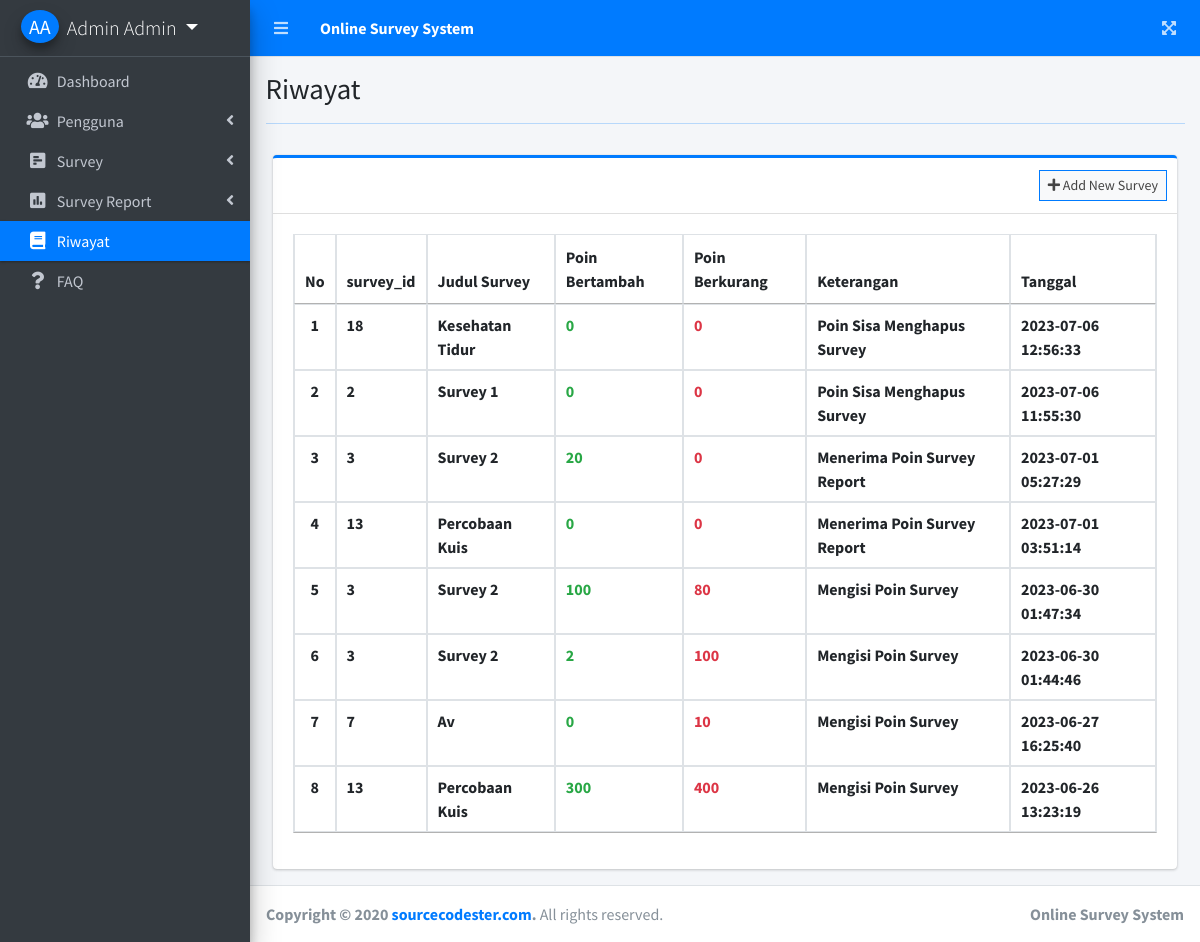
Screenshot of /survey.php?page=riwayat (signed in) with the database file from the repository.
### tables this page shows
CREATE TABLE `riwayat` (
  `id` int(30) NOT NULL,
  `user_id` int(30) NOT NULL,
  `survey_id` int(30) NOT NULL,
  `judul` varchar(200) NOT NULL,
  `poin_tambah` int(30) NOT NULL,
  `poin_kurang` int(30) NOT NULL,
  `keterangan` varchar(50) NOT NULL,
  `tanggal` timestamp NOT NULL DEFAULT current_timestamp()
);

### riwayat.php (the view, shortened to what this page needs)
<?php include 'db_connect.php' ?>
<div class="col-lg-12">
	<div class="card card-outline card-primary">
		<div class="card-header">
			<div class="card-tools">
				<a class="btn btn-block btn-sm btn-default btn-flat border-primary" href="./survey.php?page=new_survey"><i class="fa fa-plus"></i> Add New Survey</a>
			</div>
		</div>
		<div class="card-body">
			<table class="table tabe-hover table-bordered" style="width:100%" id="list">
				<thead>
					<tr>
						<th class="text-center">No</th>
						<th>survey_id</th>
						<th>Judul Survey</th>
						<th>Poin Bertambah</th>
						<th>Poin Berkurang</th>
                        <th>Keterangan</th>
						<th>Tanggal</th>
					</tr>
				</thead>
				<tbody>
					<?php
					$i = 1;
					$qry = $conn->query("SELECT * FROM riwayat where user_id = {$_SESSION['login_id']} order by tanggal desc");
					while ($row = $qry->fetch_assoc()):
						?>
						<tr>
							<th class="text-center"><?php echo $i++ ?></th>
							<td><b><?php echo $row['survey_id'] ?></b></td>
							<td><b><?php echo ucwords($row['judul']) ?></b></td>
							<td><b class="text-success"><?php echo $row['poin_tambah'] ?></b></td>
							<td><b class="text-danger"><?php echo $row['poin_kurang'] ?></b></td>
							<td><b><?php echo ucwords($row['keterangan']) ?></b></td>
							<td><b><?php echo date('Y-m-d H:i:s', strtotime($row['tanggal'])) ?></b></td>
					</tr>
				<?php endwhile; ?>
				</tbody>
			</table>
		</div>
	</div>
</div>

### survey.php (shortened to what this page needs)
<!DOCTYPE html>
<html lang="en">
<?php
	include 'header.php'
?>
<body class="hold-transition sidebar-mini layout-fixed layout-navbar-fixed layout-footer-fixed">
<div class="wrapper">
  <?php include 'topbar.php' ?>
  <?php include 'sidebar.php' ?>
  <div class="content-wrapper">
    <div class="content-header">
      <div class="container-fluid">
        <div class="row mb-2">
          <div class="col-sm-6">
            <h1 class="m-0"><?php echo $title ?></h1>
          </div>
        </div>
            <hr class="border-primary">
      </div>
    </div>
    <section class="content">
      <div class="container-fluid">
         <?php
          $page = isset($_GET['page']) ? $_GET['page'] : 'dashboard';
          include $page.'.php';
          ?>
      </div>
    </section>
  </div>
  <footer class="main-footer">
    <strong>Copyright &copy; 2020 <a href="https://www.sourcecodester.com/">sourcecodester.com</a>.</strong>
    All rights reserved.
    <div class="float-right d-none d-sm-inline-block">
      <b>Online Survey System</b>
    </div>
  </footer>
</div>
</body>
</html>

### header.php (shortened to what this page needs)
<head>
  <?php
  $page1 = isset($_GET['page']) ? $_GET['page'] : 'dashboard';
  if ($page1 == 'faq'){
    $title = 'FAQ';
  }else{
    $title = isset($_GET['page']) ? ucwords(str_replace("_", ' ', $_GET['page'])) : "dashboard";
  }
  ?>
  <link rel="stylesheet" href="assets/plugins/fontawesome-free/css/all.min.css">
  <link rel="stylesheet" href="assets/plugins/overlayScrollbars/css/OverlayScrollbars.min.css">
    <link rel="stylesheet"  href="https://cdnjs.cloudflare.com/ajax/libs/twitter-bootstrap/5.2.0/css/bootstrap.min.css"></link>
    <link rel="stylesheet" href="datatable/css/buttons.dataTables.min.css">
    <link rel="stylesheet" href="datatable/css/jquery.dataTables.min.css">
    <link rel="stylesheet" href="datatable/css/responsive.dataTables.min.css">
    <link rel="stylesheet" href="datatable/css/rowReorder.dataTables.min.css">
  <link rel="stylesheet" href="assets/plugins/select2/css/select2.min.css">
  <link rel="stylesheet" href="assets/plugins/select2-bootstrap4-theme/select2-bootstrap4.min.css">
  <link rel="stylesheet" href="assets/plugins/sweetalert2-theme-bootstrap-4/bootstrap-4.min.css">
  <link rel="stylesheet" href="assets/plugins/toastr/toastr.min.css">
  <link rel="stylesheet" href="assets/plugins/icheck-bootstrap/icheck-bootstrap.min.css">
  <link rel="stylesheet" href="assets/dist/css/adminlte.min.css">
  <link rel="stylesheet" href="assets/dist/css/styles.css">
  <link rel="stylesheet" href="assets/plugins/summernote/summernote-bs4.min.css">
</head>

### topbar.php
<nav class="main-header navbar navbar-expand navbar-primary navbar-dark ">
  <ul class="navbar-nav">
    <li class="nav-item">
      <a class="nav-link" data-widget="pushmenu" href="#" role="button"><i class="fas fa-bars"></i></a>
    </li>
    <li>
      <a class="nav-link text-white"  href="./" role="button"> <large><b>Online Survey System</b></large></a>
    </li>
  </ul>
  <ul class="navbar-nav ml-auto">
    <li class="nav-item">
      <a class="nav-link" data-widget="fullscreen" href="#" role="button">
        <i class="fas fa-expand-arrows-alt"></i>
      </a>
    </li>
  </ul>
</nav>

### sidebar.php (shortened to what this page needs)
<aside class="main-sidebar sidebar-dark-primary elevation-4">
  <div class="dropdown">
 	<a href="javascript:void(0)" class="brand-link dropdown-toggle" data-toggle="dropdown" aria-expanded="true">
      <span class="brand-image img-circle elevation-3 d-flex justify-content-center align-items-center bg-primary text-white font-weight-500" style="width: 38px;height:50px"><?php echo strtoupper(substr($_SESSION['login_firstname'], 0,1).substr($_SESSION['login_lastname'], 0,1)) ?></span>
      <span class="brand-text font-weight-light"><?php echo ucwords($_SESSION['login_firstname'].' '.$_SESSION['login_lastname']) ?></span>
    </a>
  </div>
  <div class="sidebar">
    <nav class="mt-2">
      <ul class="nav nav-pills nav-sidebar flex-column nav-flat" data-widget="treeview" role="menu" data-accordion="false">
        <li class="nav-item dropdown">
          <a href="./survey.php?page=dashboard" class="nav-link nav-home">
            <i class="nav-icon fas fa-tachometer-alt"></i>
            <p>
              Dashboard
            </p>
          </a>
        </li>
      <?php if($_SESSION['login_type'] == 1): ?>
        <li class="nav-item">
          <a href="#" class="nav-link nav-edit_user">
            <i class="nav-icon fas fa-users"></i>
            <p>
              Pengguna
              <i class="right fas fa-angle-left"></i>
            </p>
          </a>
        </li>
        <li class="nav-item">
          <a href="#" class="nav-link nav-is-tree nav-edit_survey nav-view_survey">
            <i class="nav-icon fa fa-poll-h"></i>
            <p>
              Survey
              <i class="right fas fa-angle-left"></i>
            </p>
          </a>
        </li>
        <li class="nav-item">
          <a href="#" class="nav-link nav-is-tree nav-survey_report_list nav-detail_survey_report nav-view_survey_report nav-table_list">
            <i class="nav-icon fa fa-poll"></i>
            <p>
              Survey Report
              <i class="right fas fa-angle-left"></i>
            </p>
          </a>
        </li>
        <li class="nav-item">
          <a href="./survey.php?page=riwayat" class="nav-link nav-riwayat">
            <i class="nav-icon fas fa-book"></i>
            <p>
              Riwayat
            </p>
          </a>
        </li>
        <li class="nav-item">
          <a href="./survey.php?page=faq" class="nav-link nav-faq">
            <i class="nav-icon fas fa-question"></i>
            <p>
              FAQ
            </p>
          </a>
        </li>
      <?php endif; ?>
      </ul>
    </nav>
  </div>
</aside>

### rows the page displays
riwayat: survey "18", judul "Kesehatan Tidur", poin_tambah "0", poin_kurang "0", keterangan "Poin Sisa Menghapus Survey", tanggal "2023-07-06 12:56:33"
riwayat: survey "2", judul "Survey 1", poin_tambah "0", poin_kurang "0", keterangan "Poin Sisa Menghapus Survey", tanggal "2023-07-06 11:55:30"
riwayat: survey "3", judul "Survey 2", poin_tambah "20", poin_kurang "0", keterangan "Menerima Poin Survey Report", tanggal "2023-07-01 05:27:29"
riwayat: survey "13", judul "Percobaan Kuis", poin_tambah "0", poin_kurang "0", keterangan "Menerima Poin Survey Report", tanggal "2023-07-01 03:51:14"
riwayat: survey "3", judul "Survey 2", poin_tambah "100", poin_kurang "80", keterangan "Mengisi Poin Survey", tanggal "2023-06-30 01:47:34"
riwayat: survey "3", judul "Survey 2", poin_tambah "2", poin_kurang "100", keterangan "Mengisi Poin Survey", tanggal "2023-06-30 01:44:46"
riwayat: survey "7", judul "Av", poin_tambah "0", poin_kurang "10", keterangan "Mengisi Poin Survey", tanggal "2023-06-27 16:25:40"
riwayat: survey "13", judul "Percobaan Kuis", poin_tambah "300", poin_kurang "400", keterangan "Mengisi Poin Survey", tanggal "2023-06-26 13:23:19"

### other values shown
$_SESSION['login_firstname'].' '.$_SESSION['login_lastname'] "Admin Admin"
$title "Riwayat"
